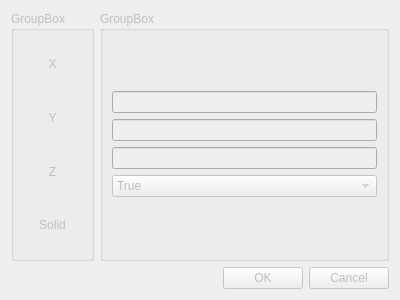
<?xml version="1.0" encoding="UTF-8"?>
<ui version="4.0">
 <class>Dialog</class>
 <widget class="QDialog" name="Dialog">
  <property name="enabled">
   <bool>false</bool>
  </property>
  <property name="geometry">
   <rect>
    <x>0</x>
    <y>0</y>
    <width>400</width>
    <height>300</height>
   </rect>
  </property>
  <property name="minimumSize">
   <size>
    <width>400</width>
    <height>300</height>
   </size>
  </property>
  <property name="maximumSize">
   <size>
    <width>400</width>
    <height>300</height>
   </size>
  </property>
  <property name="windowTitle">
   <string>Box Node Dialogue</string>
  </property>
  <property name="sizeGripEnabled">
   <bool>false</bool>
  </property>
  <layout class="QVBoxLayout" name="verticalLayout_2">
   <item>
    <layout class="QVBoxLayout" name="verticalLayout">
     <item>
      <layout class="QHBoxLayout" name="horizontalLayout">
       <item>
        <widget class="QGroupBox" name="groupBox">
         <property name="title">
          <string>GroupBox</string>
         </property>
         <layout class="QVBoxLayout" name="verticalLayout_7">
          <item>
           <layout class="QVBoxLayout" name="verticalLayout_6">
            <item>
             <widget class="QLabel" name="label">
              <property name="text">
               <string>X</string>
              </property>
              <property name="alignment">
               <set>Qt::AlignCenter</set>
              </property>
             </widget>
            </item>
            <item>
             <widget class="QLabel" name="label_2">
              <property name="text">
               <string>Y</string>
              </property>
              <property name="alignment">
               <set>Qt::AlignCenter</set>
              </property>
             </widget>
            </item>
            <item>
             <widget class="QLabel" name="label_3">
              <property name="text">
               <string>Z</string>
              </property>
              <property name="alignment">
               <set>Qt::AlignCenter</set>
              </property>
             </widget>
            </item>
            <item>
             <widget class="QLabel" name="label_4">
              <property name="text">
               <string>Solid</string>
              </property>
              <property name="alignment">
               <set>Qt::AlignCenter</set>
              </property>
             </widget>
            </item>
           </layout>
          </item>
         </layout>
        </widget>
       </item>
       <item>
        <widget class="QGroupBox" name="groupBox_2">
         <property name="title">
          <string>GroupBox</string>
         </property>
         <layout class="QVBoxLayout" name="verticalLayout_5">
          <item>
           <layout class="QVBoxLayout" name="verticalLayout_4">
            <item>
             <widget class="QLineEdit" name="xLineEdit"/>
            </item>
            <item>
             <widget class="QLineEdit" name="yLineEdit"/>
            </item>
            <item>
             <widget class="QLineEdit" name="zLineEdit"/>
            </item>
            <item>
             <widget class="QComboBox" name="comboBox">
              <property name="enabled">
               <bool>false</bool>
              </property>
              <item>
               <property name="text">
                <string>True</string>
               </property>
              </item>
              <item>
               <property name="text">
                <string>False</string>
               </property>
              </item>
             </widget>
            </item>
           </layout>
          </item>
         </layout>
        </widget>
       </item>
      </layout>
     </item>
    </layout>
   </item>
   <item>
    <widget class="QDialogButtonBox" name="buttonBox">
     <property name="orientation">
      <enum>Qt::Horizontal</enum>
     </property>
     <property name="standardButtons">
      <set>QDialogButtonBox::Cancel|QDialogButtonBox::Ok</set>
     </property>
    </widget>
   </item>
  </layout>
 </widget>
 <resources/>
 <connections>
  <connection>
   <sender>buttonBox</sender>
   <signal>accepted()</signal>
   <receiver>Dialog</receiver>
   <slot>accept()</slot>
   <hints>
    <hint type="sourcelabel">
     <x>248</x>
     <y>254</y>
    </hint>
    <hint type="destinationlabel">
     <x>157</x>
     <y>274</y>
    </hint>
   </hints>
  </connection>
  <connection>
   <sender>buttonBox</sender>
   <signal>rejected()</signal>
   <receiver>Dialog</receiver>
   <slot>reject()</slot>
   <hints>
    <hint type="sourcelabel">
     <x>316</x>
     <y>260</y>
    </hint>
    <hint type="destinationlabel">
     <x>286</x>
     <y>274</y>
    </hint>
   </hints>
  </connection>
 </connections>
</ui>
